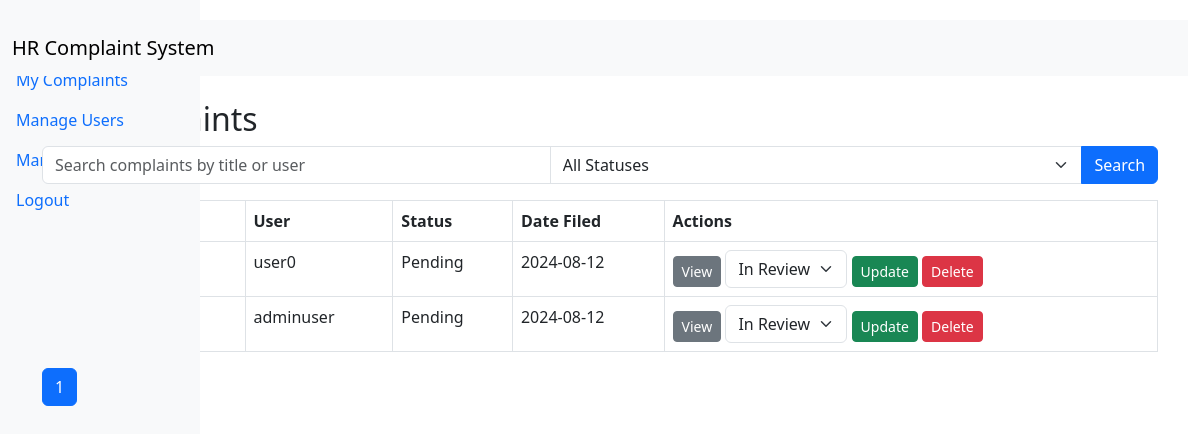
The app's page /admin/manage_complaints (signed in), older data.
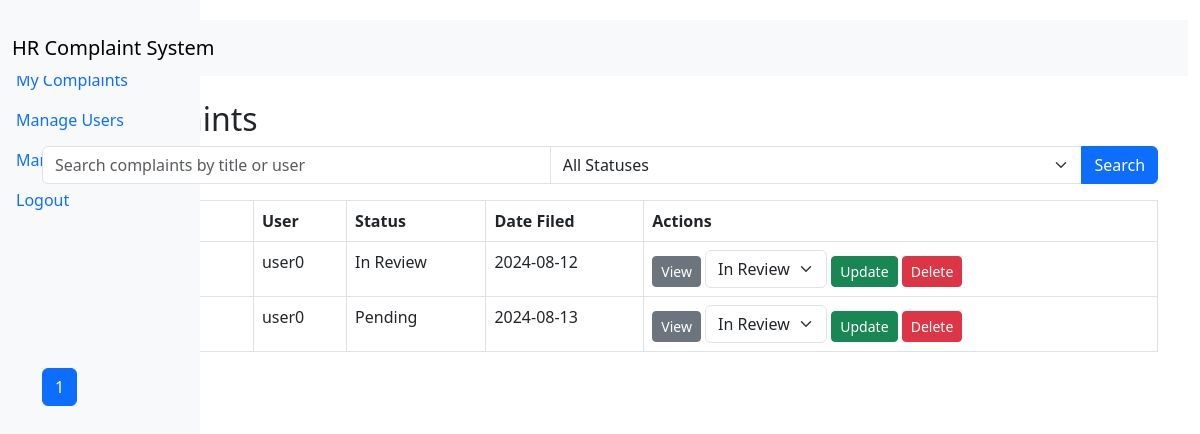
The same page, newer data.
### app/models.py (models this page shows, shortened)
class Complaint(db.Model):
    id = db.Column(db.Integer, primary_key=True)
    title = db.Column(db.String(100), nullable=False)
    description = db.Column(db.Text, nullable=False)
    date_posted = db.Column(db.DateTime, nullable=False, default=datetime.utcnow)
    status = db.Column(db.String(20), nullable=False, default='Pending')
    user_id = db.Column(db.Integer, db.ForeignKey('user.id'), nullable=False)

class User(db.Model, UserMixin):
    id = db.Column(db.Integer, primary_key=True)
    username = db.Column(db.String(64), unique=True, nullable=False)
    email = db.Column(db.String(120), unique=True, nullable=False)
    password_hash = db.Column(db.String(128), nullable=False)
    role = db.Column(db.String(64), nullable=False, default='employee')
    complaints = db.relationship('Complaint', backref='author', lazy=True)

### app/blueprints/admin/routes.py (the view)
@admin.route('/admin/manage_complaints')
@login_required
def manage_complaints():
    if current_user.role != 'admin':
        abort(403)
    search = request.args.get('search')
    status = request.args.get('status')
    complaints_query = Complaint.query
    if search:
        complaints_query = complaints_query.filter(Complaint.title.ilike(f'%{search}%') | Complaint.author.has(User.username.ilike(f'%{search}%')))
    if status:
        complaints_query = complaints_query.filter_by(status=status)
    complaints = complaints_query.paginate(page=request.args.get('page', 1, type=int), per_page=10)
    return render_template('admin/manage_complaints.html', complaints=complaints)

### app/__init__.py (called while the page is built)
def create_app(config_class=Config):
    app = Flask(__name__)
    app.config.from_object(config_class)
    db.init_app(app)
    login_manager.init_app(app)
    migrate.init_app(app, db)
    from app.blueprints.auth.routes import auth
    from app.blueprints.employee.routes import employee
    from app.blueprints.manager.routes import manager
    from app.blueprints.admin.routes import admin
    from app.errors.handlers import errors
    app.register_blueprint(auth)
    app.register_blueprint(employee)
    app.register_blueprint(manager)
    app.register_blueprint(admin)
    app.register_blueprint(errors)
    @login_manager.user_loader
    def load_user(user_id):
        from app.models import User  # Import the User model here to avoid circular import
        return User.query.get(int(user_id))
    return app

### app/templates/admin/manage_complaints.html (shortened to what this page needs)
{% extends "base.html" %}
{% block content %}
<h2>All Complaints</h2>
<form method="GET" action="{{ url_for('admin.manage_complaints') }}" class="mb-3">
    <div class="input-group">
        <input type="text" name="search" class="form-control" placeholder="Search complaints by title or user" value="{{ request.args.get('search', '') }}">
        <select name="status" class="form-select">
            <option value="">All Statuses</option>
        </select>
        <button class="btn btn-primary" type="submit">Search</button>
    </div>
</form>
<table class="table table-bordered">
    <thead>
        <tr>
            <th>ID</th>
            <th>Title</th>
            <th>User</th>
            <th>Status</th>
            <th>Date Filed</th>
            <th>Actions</th>
        </tr>
    </thead>
    <tbody>
        {% for complaint in complaints.items %}
        <tr>
            <td>{{ complaint.id }}</td>
            <td>{{ complaint.title }}</td>
            <td>{{ complaint.author.username }}</td>
            <td>{{ complaint.status }}</td>
            <td>{{ complaint.date_posted.strftime('%Y-%m-%d') }}</td>
            <td>
                <a href="{{ url_for('admin.complaint_detail', complaint_id=complaint.id) }}" class="btn btn-sm btn-secondary">View</a>
                <form action="{{ url_for('admin.update_complaint_status', complaint_id=complaint.id) }}" method="POST" style="display:inline;">
                    <select name="status" class="form-select d-inline" style="width: auto;">
                        <option value="In Review" {% if complaint.status == 'In Review' %}selected{% endif %}>In Review</option>
                    </select>
                    <button type="submit" class="btn btn-sm btn-success">Update</button>
                </form>
                <form action="{{ url_for('admin.delete_complaint', complaint_id=complaint.id) }}" method="POST" style="display:inline;">
                    <button type="submit" class="btn btn-sm btn-danger" onclick="return confirm('Are you sure you want to delete this complaint?');">
                        Delete
                    </button>
                </form>
            </td>
        </tr>
        {% endfor %}
    </tbody>
</table>
<nav aria-label="Page navigation">
    <ul class="pagination">
        {% for page in complaints.iter_pages() %}
            {% if page %}
            <li class="page-item {% if page == complaints.page %}active{% endif %}"><a class="page-link" href="{{ url_for('admin.manage_complaints', page=page) }}">{{ page }}</a></li>
            {% else %}
            <li class="page-item disabled"><span class="page-link">...</span></li>
            {% endif %}
        {% endfor %}
    </ul>
</nav>
{% endblock %}

### app/templates/base.html (shortened to what this page needs)
<!DOCTYPE html>
<html lang="en">
<head>
    <link rel="stylesheet" href="{{ url_for('static', filename='css/styles.css') }}">
    <link href="https://cdn.jsdelivr.net/npm/bootstrap@5.3.0/dist/css/bootstrap.min.css" rel="stylesheet">
</head>
<body>
    <div class="d-flex">
        {% if current_user.is_authenticated %}
        <nav class="bg-light sidebar">
            <div class="sidebar-sticky">
                <ul class="nav flex-column">
                    <li class="nav-item">
                        <a class="nav-link active" href="{{ url_for('employee.dashboard') }}">
                        </a>
                    </li>
                    <li class="nav-item">
                        <a class="nav-link" href="{{ url_for('employee.dashboard') }}">
                            My Complaints
                        </a>
                    </li>
                    {% if current_user.role == 'manager' %}
                    <li class="nav-item">
                        <a class="nav-link" href="{{ url_for('manager.manager_dashboard') }}">
                            Team Complaints
                        </a>
                    </li>
                    {% elif current_user.role == 'admin' %}
                    <li class="nav-item">
                        <a class="nav-link" href="{{ url_for('admin.admin_dashboard') }}">
                            Manage Users
                        </a>
                    </li>
                    <li class="nav-item">
                        <a class="nav-link" href="{{ url_for('admin.manage_complaints') }}">
                            Manage Complaints
                        </a>
                    </li>
                    {% endif %}
                    <li class="nav-item">
                        <a class="nav-link" href="{{ url_for('auth.logout') }}">
                            Logout
                        </a>
                    </li>
                </ul>
            </div>
        </nav>
        {% endif %}
        <div class="container-fluid">
            <nav class="navbar navbar-expand-lg navbar-light bg-light">
                <a class="navbar-brand" href="{% if current_user.is_authenticated %}{{ url_for('employee.dashboard') }}{% else %}{{ url_for('employee.index') }}{% endif %}">
                    HR Complaint System
                </a>
            </nav>
            <div class="container mt-4">
                {% block content %}{% endblock %}
            </div>
        </div>
    </div>
</body>
</html>

### app/static/css/styles.css (style rules this page uses)
body { background-color: #f8f9fa; }
.sidebar { width: 200px; position: fixed; top: 0; left: 0; height: 100%; padding-top: 20px; }
.container-fluid { margin-left: 200px; padding-top: 20px; }
.nav-link.active { color: #007bff; font-weight: bold; }
.btn-primary { background-color: #007bff; border-color: #007bff; }

Row changes from the older to the newer data that the page shows:
removed Complaint: author.username "adminuser", status "Pending", date_posted "2024-08-12"
changed Complaint: status "Pending" → "In Review"
added Complaint: author.username "user0", status "Pending", date_posted "2024-08-13"
